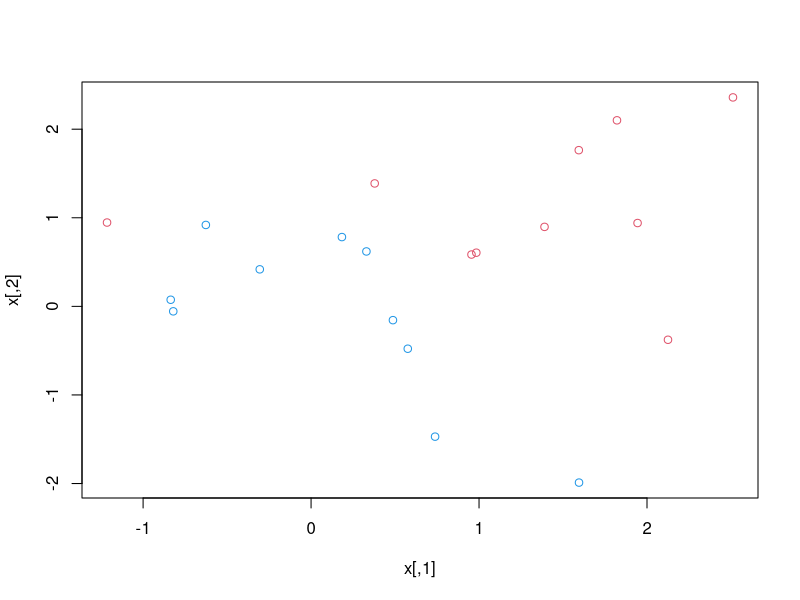
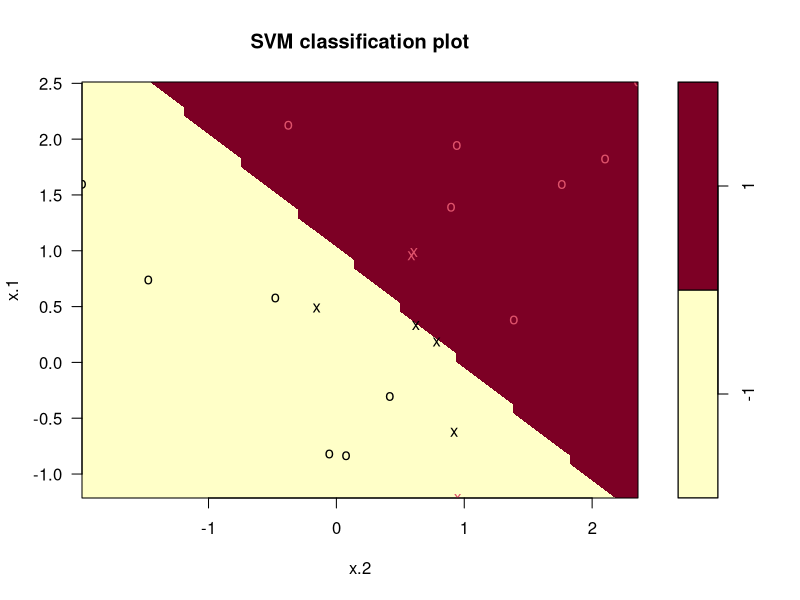
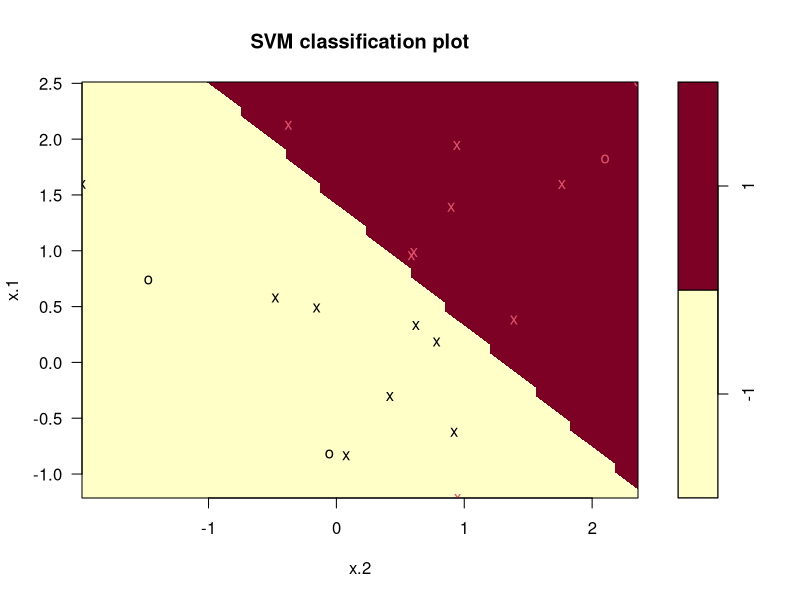
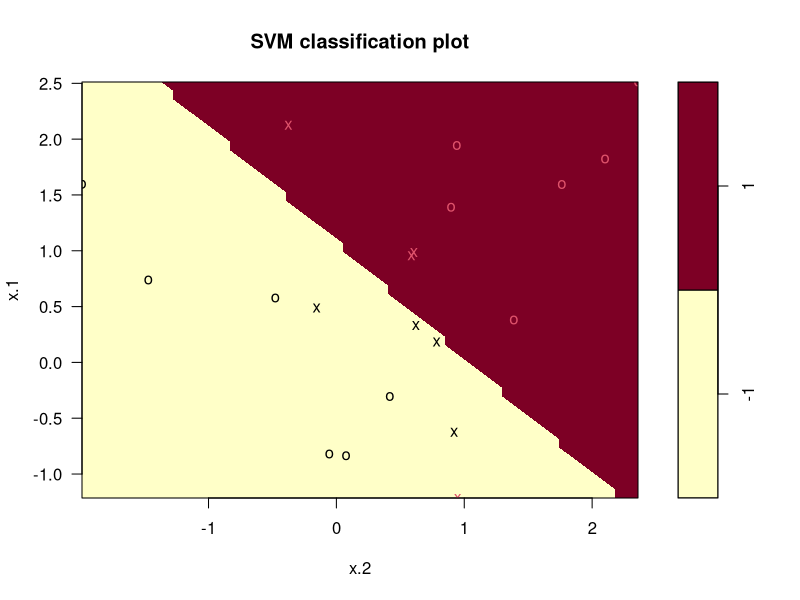
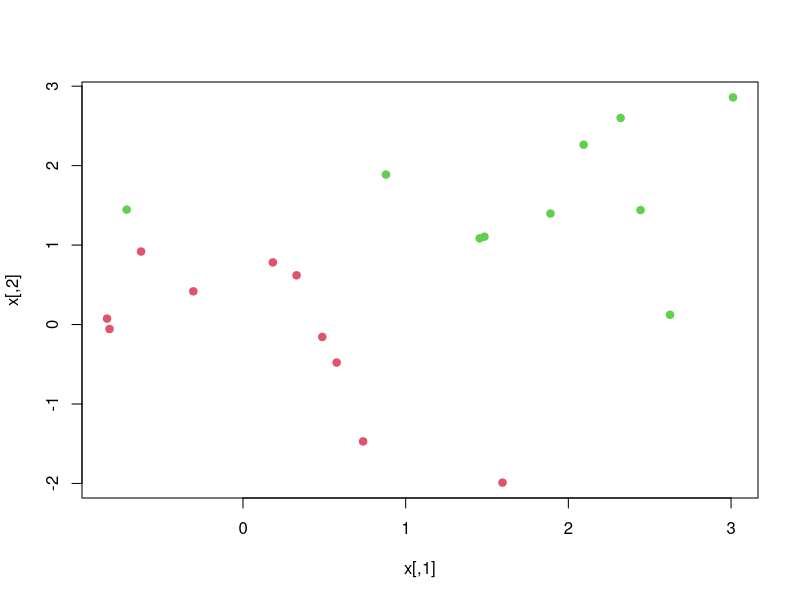
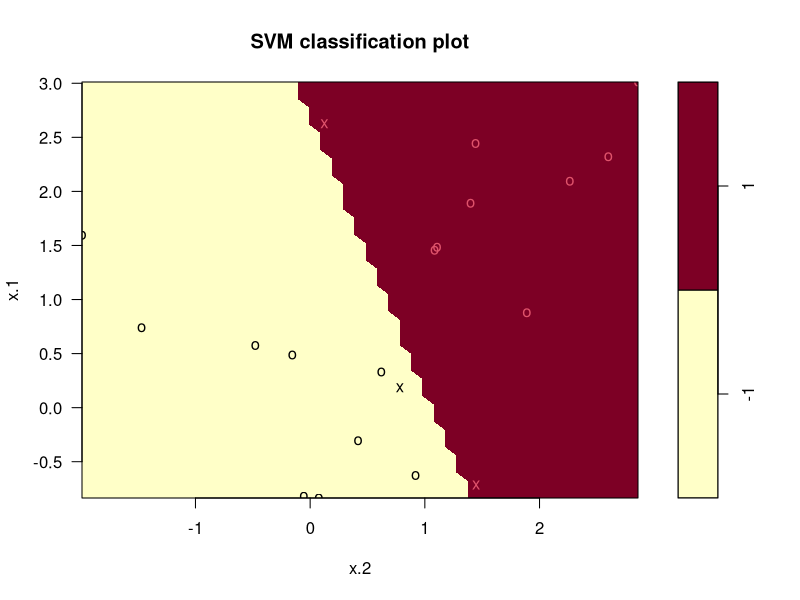
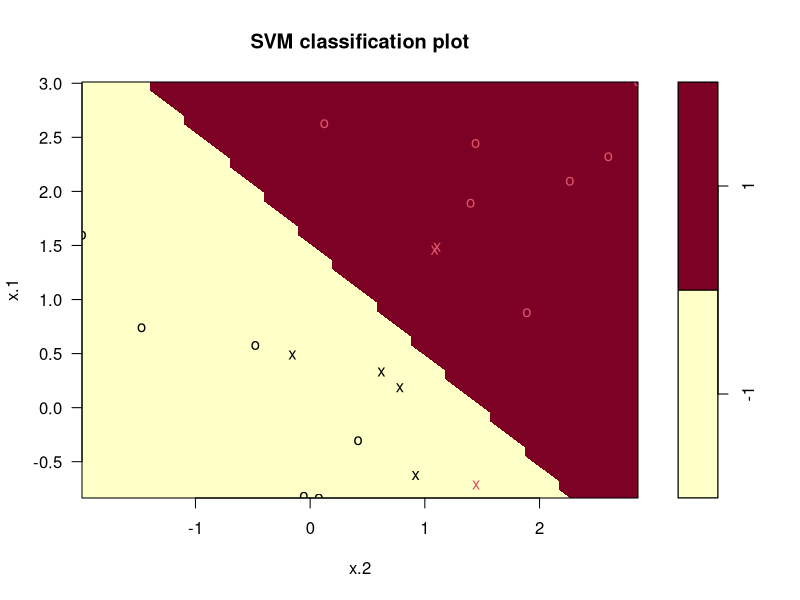

These charts were generated, in order, by the following R code:
library(e1071)
set.seed(1)
#data generation
x = matrix(rnorm(20*2), ncol=2)
y = c(rep(-1, 10), rep(1,10))
x[y==1,]=x[y==1,]+1

plot(x, col=(3-y))

dat <- data.frame(x=x, y = as.factor(y))

svmfit <- svm(y~., data = dat, kernel="linear", cost=10, scale=FALSE)
plot(svmfit, dat)
svmfit$index

summary(svmfit)

svmfit <- svm(y~., data = dat, kernel='linear', cost = 0.1, scale = FALSE)
plot(svmfit, dat)
svmfit$index

#cross-validation
tune.out <- tune(svm, y~., data=dat, kernel="linear", ranges=list(cost=c(0.001,0.01,0.1,1,5,10,100)))
summary(tune.out)

bestmod = tune.out$best.model
summary(bestmod)
plot(bestmod, dat)

#prediction using bestmod: cost = 0.1
xtest = matrix(rnorm(20*2), ncol=2)
ytest = sample(c(-1,1), 20, rep=TRUE)
xtest[ytest==1,]=xtest[ytest==1,]+1
testdat = data.frame(x=xtest, y=as.factor(ytest))
ypred <- predict(bestmod, testdat)
table(predict=ypred, truth = testdat$y)

#prediction using cost = 0.01
svmfit <- svm(y~., data = dat, kernel='linear', cost = .01, scale=FALSE)
ypred = predict(svmfit, testdat)
table(predict=ypred, truth=testdat$y)

#new data
x[y==1,]=x[y==1,]+0.5
plot(x, col=(y+5)/2, pch=19)
dat = data.frame(x=x, y=as.factor(y))

svmfit <- svm(y~., data=dat, kernel='linear', cost=1e5)
summary(svmfit)
plot(svmfit,dat)

svmfit <- svm(y~., data = dat, kernel='linear', cost = 1)
summary(svmfit)
plot(svmfit, dat)
